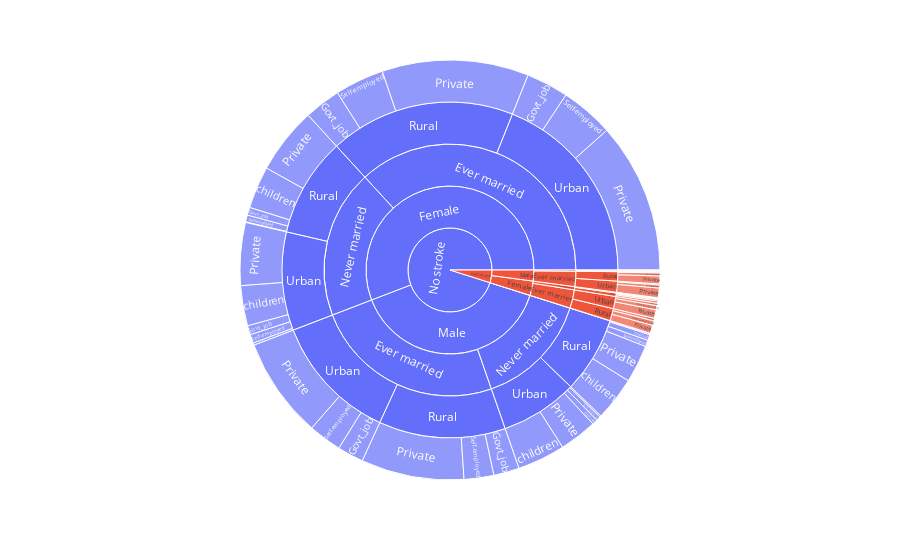

This figure's notebook cell:
### Code cell
fig = px.sunburst(df3, path=['stroke', 'gender', 'ever_married', 'Residence_type', 'work_type'])
fig.show()

### Figure 1 — Plotly figure (JSON) as saved in the notebook; plotly's stock layout.template omitted (floating-point values rounded to 4 significant figures)
{"data": [{"branchvalues": "total", "domain": {"x": [0, 1], "y": [0, 1]}, "hovertemplate": "labels=%{label}<br>count=%{value}<br>parent=%{parent}<br>id=%{id}<extra></extra>", "ids": ["Had stroke/Female/Ever married/Rural/Govt_job", "No stroke/Female/Ever married/Rural/Govt_job", "Had stroke/Male/Ever married/Rural/Govt_job", "No stroke/Male/Ever married/Rural/Govt_job", "No stroke/Female/Never married/Rural/Govt_job", "Had stroke/Male/Never married/Rural/Govt_job", "No stroke/Male/Never married/Rural/Govt_job", "Had stroke/Female/Ever married/Urban/Govt_job", "No stroke/Female/Ever married/Urban/Govt_job", "Had stroke/Male/Ever married/Urban/Govt_job", "No stroke/Male/Ever married/Urban/Govt_job", "Had stroke/Female/Never married/Urban/Govt_job", "No stroke/Female/Never married/Urban/Govt_job", "Had stroke/Male/Never married/Urban/Govt_job", "No stroke/Male/Never married/Urban/Govt_job", "No stroke/Female/Never married/Rural/Never_worked", "No stroke/Male/Never married/Rural/Never_worked", "No stroke/Female/Never married/Urban/Never_worked", "No stroke/Male/Never married/Urban/Never_worked", "Had stroke/Female/Ever married/Rural/Private", "No stroke/Female/Ever married/Rural/Private", "Had stroke/Male/Ever married/Rural/Private", "No stroke/Male/Ever married/Rural/Private", "Had stroke/Female/Never married/Rural/Private", "No stroke/Female/Never married/Rural/Private", "Had stroke/Male/Never married/Rural/Private", "No stroke/Male/Never married/Rural/Private", "No stroke/Other/Never married/Rural/Private", "Had stroke/Female/Ever married/Urban/Private", "No stroke/Female/Ever married/Urban/Private", "Had stroke/Male/Ever married/Urban/Private", "No stroke/Male/Ever married/Urban/Private", "Had stroke/Female/Never married/Urban/Private", "No stroke/Female/Never married/Urban/Private", "Had stroke/Male/Never married/Urban/Private", "No stroke/Male/Never married/Urban/Private", "Had stroke/Female/Ever married/Rural/Self-employed", "No stroke/Female/Ever married/Rural/Self-employed", "Had stroke/Male/Ever married/Rural/Self-employed", "No stroke/Male/Ever married/Rural/Self-employed", "Had stroke/Female/Never married/Rural/Self-employed", "No stroke/Female/Never married/Rural/Self-employed", "No stroke/Male/Never married/Rural/Self-employed", "Had stroke/Female/Ever married/Urban/Self-employed", "No stroke/Female/Ever married/Urban/Self-employed", "Had stroke/Male/Ever married/Urban/Self-employed", "No stroke/Male/Ever married/Urban/Self-employed", "Had stroke/Female/Never married/Urban/Self-employed", "No stroke/Female/Never married/Urban/Self-employed", "Had stroke/Male/Never married/Urban/Self-employed", "No stroke/Male/Never married/Urban/Self-employed", "Had stroke/Female/Never married/Rural/children", "No stroke/Female/Never married/Rural/children", "No stroke/Male/Never married/Rural/children", "Had stroke/Female/Never married/Urban/children", "No stroke/Female/Never married/Urban/children", "No stroke/Male/Never married/Urban/children", "Had stroke/Female/Ever married/Rural", "No stroke/Female/Ever married/Rural", "Had stroke/Male/Ever married/Rural", "No stroke/Male/Ever married/Rural", "Had stroke/Female/Never married/Rural", "No stroke/Female/Never married/Rural", "Had stroke/Male/Never married/Rural", "No stroke/Male/Never married/Rural", "No stroke/Other/Never married/Rural", "Had stroke/Female/Ever married/Urban", "No stroke/Female/Ever married/Urban", "Had stroke/Male/Ever married/Urban", "No stroke/Male/Ever married/Urban", "Had stroke/Female/Never married/Urban", "No stroke/Female/Never married/Urban", "Had stroke/Male/Never married/Urban", "No stroke/Male/Never married/Urban", "Had stroke/Female/Ever married", "No stroke/Female/Ever married", "Had stroke/Male/Ever married", "No stroke/Male/Ever married", "Had stroke/Female/Never married", "No stroke/Female/Never married", "Had stroke/Male/Never married", "No stroke/Male/Never married", "No stroke/Other/Never married", "Had stroke/Female", "No stroke/Female", "Had stroke/Male", "No stroke/Male", "No stroke/Other", "Had stroke", "No stroke"], "labels": ["Govt_job", "Govt_job", "Govt_job", "Govt_job", "Govt_job", "Govt_job", "Govt_job", "Govt_job", "Govt_job", "Govt_job", "Govt_job", "Govt_job", "Govt_job", "Govt_job", "Govt_job", "Never_worked", "Never_worked", "Never_worked", "Never_worked", "Private", "Private", "Private", "Private", "Private", "Private", "Private", "Private", "Private", "Private", "Private", "Private", "Private", "Private", "Private", "Private", "Private", "Self-employed", "Self-employed", "Self-employed", "Self-employed", "Self-employed", "Self-employed", "Self-employed", "Self-employed", "Self-employed", "Self-employed", "Self-employed", "Self-employed", "Self-employed", "Self-employed", "Self-employed", "children", "children", "children", "children", "children", "children", "Rural", "Rural", "Rural", "Rural", "Rural", "Rural", "Rural", "Rural", "Rural", "Urban", "Urban", "Urban", "Urban", "Urban", "Urban", "Urban", "Urban", "Ever married", "Ever married", "Ever married", "Ever married", "Never married", "Never married", "Never married", "Never married", "Never married", "Female", "Female", "Male", "Male", "Other", "Had stroke", "No stroke"], "name": "", "parents": ["Had stroke/Female/Ever married/Rural", "No stroke/Female/Ever married/Rural", "Had stroke/Male/Ever married/Rural", "No stroke/Male/Ever married/Rural", "No stroke/Female/Never married/Rural", "Had stroke/Male/Never married/Rural", "No stroke/Male/Never married/Rural", "Had stroke/Female/Ever married/Urban", "No stroke/Female/Ever married/Urban", "Had stroke/Male/Ever married/Urban", "No stroke/Male/Ever married/Urban", "Had stroke/Female/Never married/Urban", "No stroke/Female/Never married/Urban", "Had stroke/Male/Never married/Urban", "No stroke/Male/Never married/Urban", "No stroke/Female/Never married/Rural", "No stroke/Male/Never married/Rural", "No stroke/Female/Never married/Urban", "No stroke/Male/Never married/Urban", "Had stroke/Female/Ever married/Rural", "No stroke/Female/Ever married/Rural", "Had stroke/Male/Ever married/Rural", "No stroke/Male/Ever married/Rural", "Had stroke/Female/Never married/Rural", "No stroke/Female/Never married/Rural", "Had stroke/Male/Never married/Rural", "No stroke/Male/Never married/Rural", "No stroke/Other/Never married/Rural", "Had stroke/Female/Ever married/Urban", "No stroke/Female/Ever married/Urban", "Had stroke/Male/Ever married/Urban", "No stroke/Male/Ever married/Urban", "Had stroke/Female/Never married/Urban", "No stroke/Female/Never married/Urban", "Had stroke/Male/Never married/Urban", "No stroke/Male/Never married/Urban", "Had stroke/Female/Ever married/Rural", "No stroke/Female/Ever married/Rural", "Had stroke/Male/Ever married/Rural", "No stroke/Male/Ever married/Rural", "Had stroke/Female/Never married/Rural", "No stroke/Female/Never married/Rural", "No stroke/Male/Never married/Rural", "Had stroke/Female/Ever married/Urban", "No stroke/Female/Ever married/Urban", "Had stroke/Male/Ever married/Urban", "No stroke/Male/Ever married/Urban", "Had stroke/Female/Never married/Urban", "No stroke/Female/Never married/Urban", "Had stroke/Male/Never married/Urban", "No stroke/Male/Never married/Urban", "Had stroke/Female/Never married/Rural", "No stroke/Female/Never married/Rural", "No stroke/Male/Never married/Rural", "Had stroke/Female/Never married/Urban", "No stroke/Female/Never married/Urban", "No stroke/Male/Never married/Urban", "Had stroke/Female/Ever married", "No stroke/Female/Ever married", "Had stroke/Male/Ever married", "No stroke/Male/Ever married", "Had stroke/Female/Never married", "No stroke/Female/Never married", "Had stroke/Male/Never married", "No stroke/Male/Never married", "No stroke/Other/Never married", "Had stroke/Female/Ever married", "No stroke/Female/Ever married", "Had stroke/Male/Ever married", "No stroke/Male/Ever married", "Had stroke/Female/Never married", "No stroke/Female/Never married", "Had stroke/Male/Never married", "No stroke/Male/Never married", "Had stroke/Female", "No stroke/Female", "Had stroke/Male", "No stroke/Male", "Had stroke/Female", "No stroke/Female", "Had stroke/Male", "No stroke/Male", "No stroke/Other", "Had stroke", "No stroke", "Had stroke", "No stroke", "No stroke", "", ""], "type": "sunburst", "values": [10, 143, 3, 101, 31, 1, 23, 10, 166, 4, 103, 3, 36, 2, 21, 2, 5, 9, 6, 32, 577, 31, 405, 2, 262, 3, 149, 1, 34, 592, 38, 395, 8, 247, 1, 148, 18, 193, 12, 117, 1, 27, 25, 16, 210, 12, 131, 5, 34, 1, 17, 1, 166, 173, 1, 158, 188, 60, 913, 46, 623, 4, 488, 4, 375, 1, 60, 968, 54, 629, 17, 484, 4, 380, 120, 1881, 100, 1252, 21, 972, 8, 755, 1, 141, 2853, 108, 2007, 1, 249, 4861]}], "layout": {"legend": {"tracegroupgap": 0}, "margin": {"t": 60}}}
